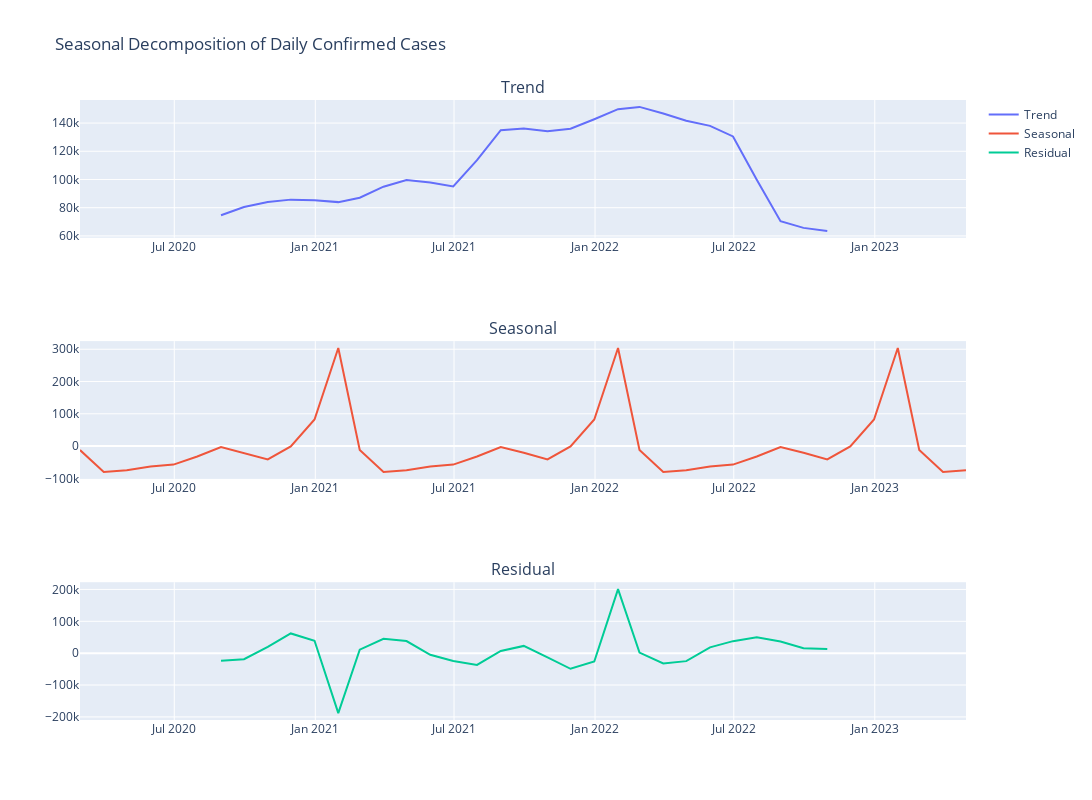

Source (notebook cell):
### Code cell
# Creating subplots for the trend, seasonal, and residual components
cols = ["Trend", "Seasonal", "Residual"]
fig = make_subplots(rows=3, cols=1, subplot_titles=cols)

for i, col in enumerate(cols):
    fig.add_trace(go.Scatter(x=monthly_mean.index, y=monthly_mean[col], name=col), row=i+1, col=1)

fig.update_layout(height=800, width=1200, title='Seasonal Decomposition of Daily Confirmed Cases')
fig.show()
